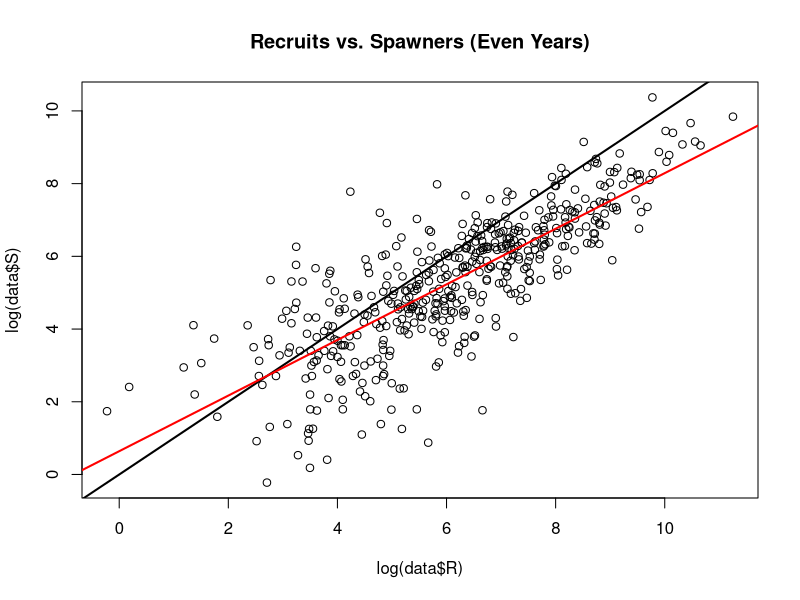
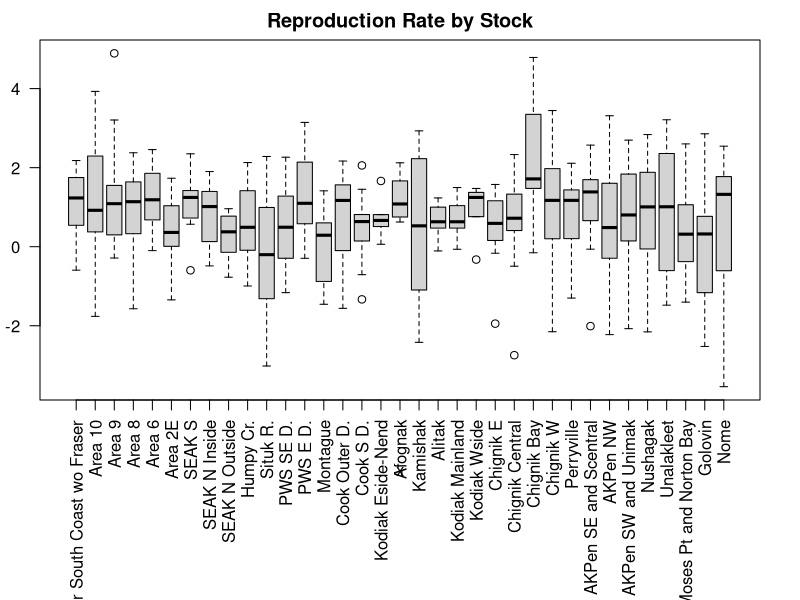
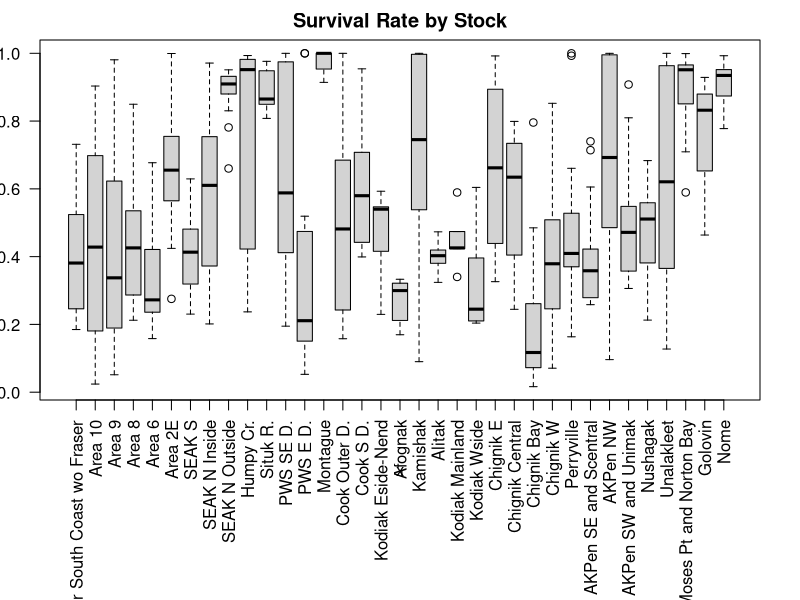
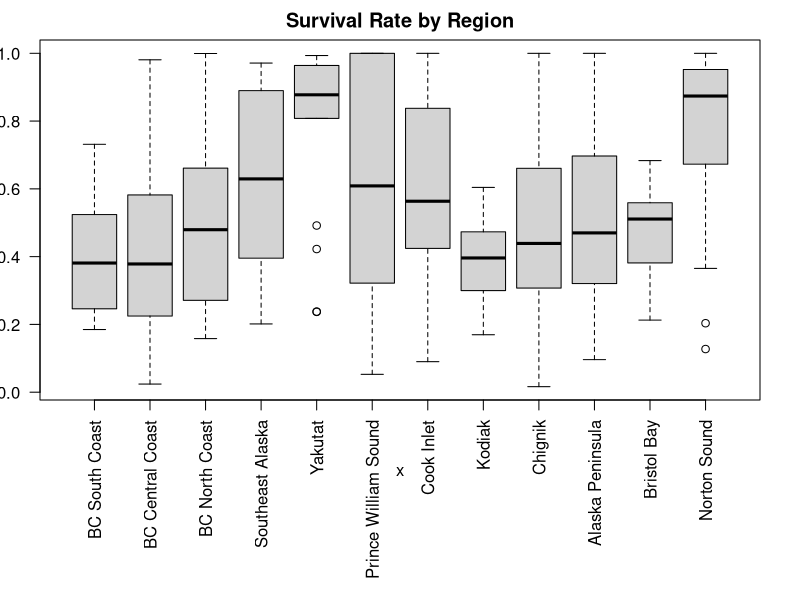
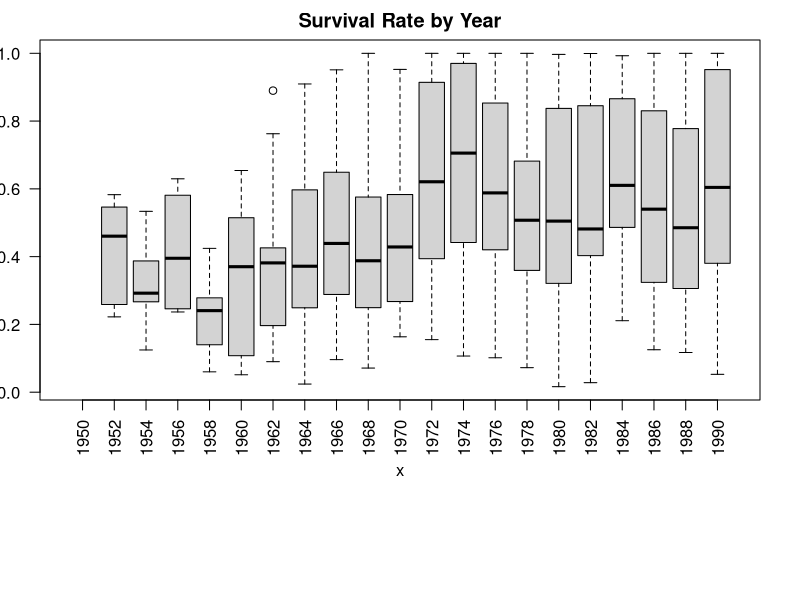
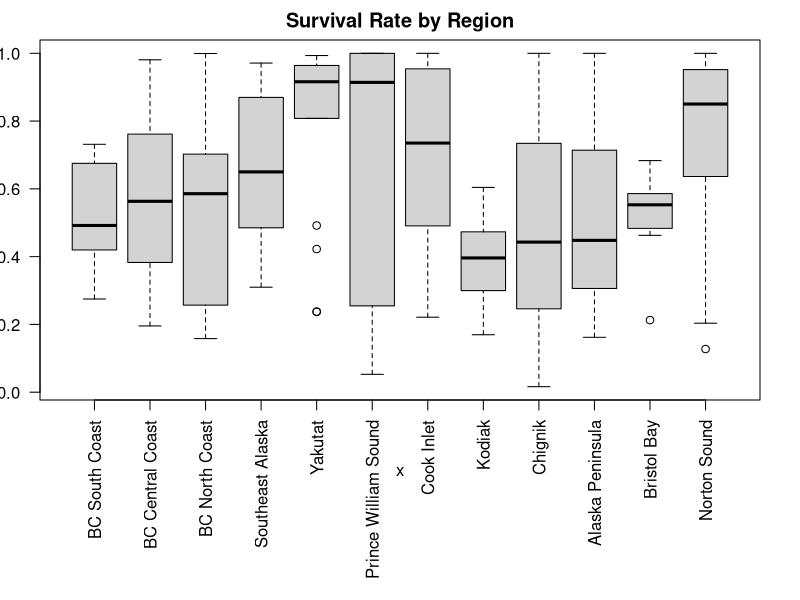
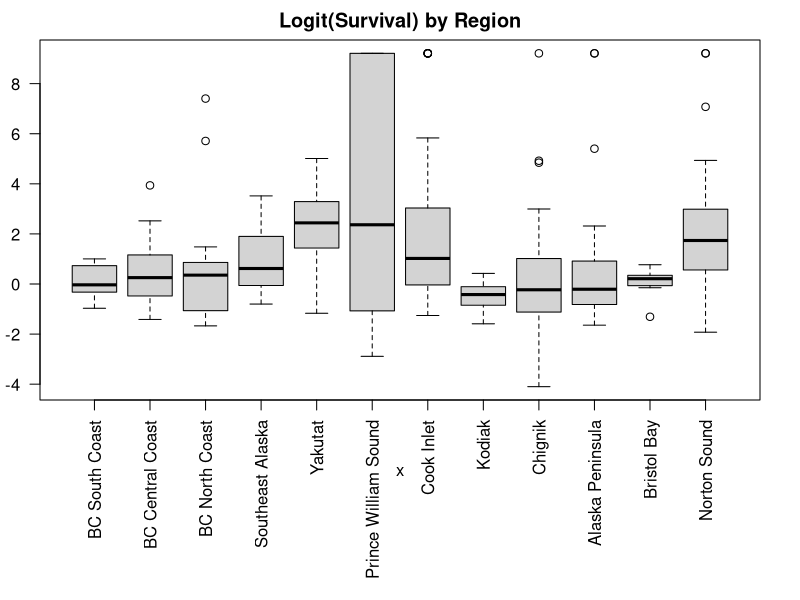

These charts were generated, in order, by the following R code:
############################SALMON RUN#########################################
#########################STAT 6570 FINAL#######################################
#############################C.Sousa###########################################

# Set working directory
# read in .csv data
data<-read.csv('pinkdata.csv')
#choose only even-year salmon
data<-data[which(data$BY%%2==0),]
#reserve 1992-1996 for testing
testdat<-data[which(data$BY>1990),]
#Use 1950-1990 data for training
data<-data[which(data$BY<=1990),]
data<-as.data.frame(data)

#Sort Stock levels by along shore distance, keep only the ones in the data
data$Stock <- factor(data$Stock)
data$Stock <- reorder(data$Stock, data$AlongShore_Distance)

#Sort Region levels by along shore distance, keep only the ones in the data
data$Region <- factor(data$Region)
data$Region <- reorder(data$Region, data$AlongShore_Distance)

#Add survival rate variable
#this year's spawners are the recruits from two years ago
#also keep the R2 "recruit minus two" figures - these will be our 
#n for the binomial trials
surv<-rep(NA,478)
R2<-rep(NA,478)
for (s in levels(data$Stock)){
  indices<-which(data$Stock==s)
  l<-length(indices)
  for (i in indices[1:(l-1)]){
    surv[i+1]<-data$S[i+1]/data$R[i]
    R2[i+1]<-data$R[i]
  }
}
data<-cbind(data,surv,R2)
remove(surv,R2)
summary(data$surv)
#Min. 1st Qu.  Median    Mean 3rd Qu.    Max.    NA's 
#0.01631 0.32283 0.50739 0.54621 0.78561 1.87149      35 
which(data$surv>1) #this observation had more returning spawners than it had recruits - probably measurement error
#[1] 458
#Remove this observation
data<-data[-458,]
#Some observations have 100% survival rate- perturb these to 
#avoid NaN's in logit transform
which(data$surv==1)
#[1]   4   6   8 228 230 297 298 299 326 327 328 332 333 371 372 383
#[17] 384 399 475 477
data[which(data$surv==1),"surv"]<-0.9999

#Export data for JAGS simulation (use 1972 and later)
for (s in levels(data$Region)){
  region<- ifelse(data$Region==s,1,0)
  data<-cbind(data,region)
}
colnames(data)[13:24]<-c("X1","X2","X3","X4","X5","X6","X7","X8","X9","X10","X11","X12")
#write.table(data,"salmon.txt",sep="\t",row.names=FALSE)
write.table(data[which(data$BY>1970),c(9,12,13:24)],"salmon.txt",sep="\t",row.names=FALSE)

#Add reproductive rate variable
data$rep<-log(data$R/data$S)#reproduction rate
summary(data$rep)


##################################EDA######################################


# plot even year salmon recruits versus spawners (in log scale)
plot(log(data$R), log(data$S), main="Recruits vs. Spawners (Even Years)")
abline(a=0,b=1, lwd=2)
abline(lm(log(data$S)~log(data$R), data = data), 
       col="red", lwd=2) #population appears to not be stable

#plot reproduction rate by sites. (see if there is any spatial correlation here?)
#reproduction rates appear to be rather stable
par(mar=c(10,2,2,2))
plot(data$Stock,data$rep, las=2, main = "Reproduction Rate by Stock")

#plot survival rate by sites
plot(data[-458,"Stock"],data[-458,"surv"], las=2, main = "Survival Rate by Stock")
#plot survival rate by region
plot(data[-458,"Region"],data[-458,"surv"],las=2, main = "Survival Rate by Region")
#plot survival rate by year 
#suggests possibly to only look at data since 1970 (change in fisheries mgt?)
plot(as.factor(data[-458,"BY"]), data[-458,"surv"], las=2, main = "Survival Rate by Year")

#plot survival rate by region since 1972 (still leaves us with 313 data points)
indices<-which(data$BY>1970 & data$surv<=1)
plot(data[indices,"Region"],data[indices,"surv"],las=2, main = "Survival Rate by Region")

#plot logit survival rate by region since 1972 (suspect heteroscedasticity)
#could leave out Prince William Sound
plot(data[indices,"Region"],log(data[indices,"surv"]/(1-data[indices,"surv"])),las=2, main = "Logit(Survival) by Region")



par(mar=c(5,4,4,2)+0.1)
